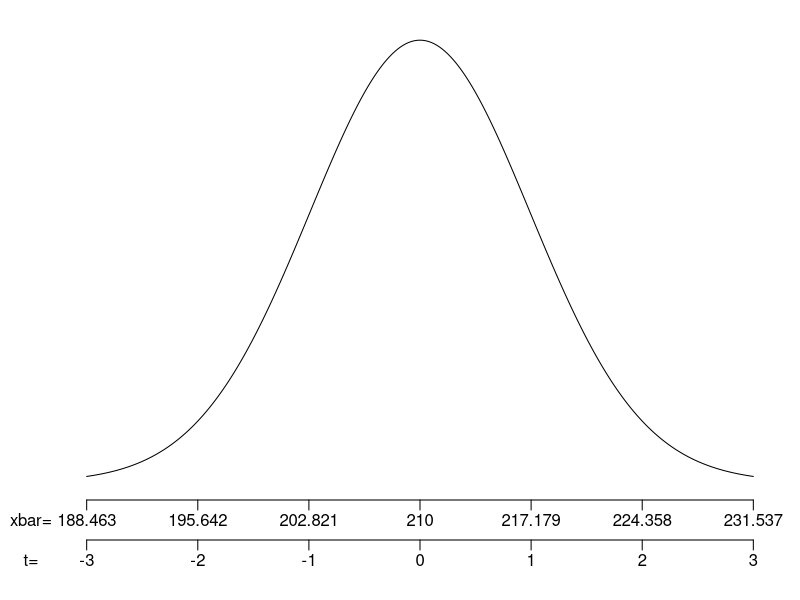

The R source for this figure: (Note: this script raises an error after producing the figure.)
## ---- chunk 1
## THIS NEEDS WORK!!!

## DATA GENERATION
options(scipen=999)
ttalphas = c(0.8, 0.9, 0.95, 0.96, 0.98, 0.99, 0.995, 0.996, 0.998)
alphas = c(0.1,0.05,0.02,0.01)
alpha = sample(alphas,1)
n = sample(c(21:51,seq(56,101,by=5),seq(126,501,by=25)), 1)
df = n-1
ell = alpha/2
tstar = abs(qt(ell,df))
mu = sample(50+(0:20)*10, 1)
s = round(runif(1,2,mu/3),2)

se = round(s/sqrt(n), 3)
while(T){
  t = round(runif(1,tstar-0.2,tstar+0.2),2)
  if(abs(t-tstar)>0.02){break}
  }
xbar = round(mu+t*se,2)
t = round((xbar-mu)/se,2)
pvalue = 2*round(pt(-abs(t),df),4)
if(pvalue < alpha){
  w = "Yes, we reject the null hypothesis."
  sym = "<"
} else {
  w = "No, we do not reject the null hypothesis."
  sym = ">"
}
## ---- chunk 2
par(mar=c(5,3,1,1))
zs = seq(-3,3,length=1000)
ys = dt(zs,df)
plot(zs, ys, 'l',xlim = c(-3,3), ylim = c(0,0.4),
     ann=FALSE,xaxt="n",yaxt="n",
     lwd=1,bty='n')
axis(side=1, line=0, at=-3:3, labels = FALSE)
mtext(mu+(-3:3)*se,side=1,line=0.5,at=-3:3)
mtext(c("xbar="),line=0.5,side=1,at=-3.5)
axis(side=1, line=2,at=-3:3, labels = FALSE)
mtext(-3:3,side=1,line=2.5,at=-3:3)
mtext(c("t="),line=2.5,side=1,at=-3.5)
polygon(c(zs[zs<=-abs(z)], -abs(z), -3),c(ys[zs<=-abs(z)], 0, 0), col=rgb(1,0,0,0.5))
polygon(c(zs[zs>=abs(z)], 3, abs(z)),c(ys[zs>=abs(z)], 0, 0), col=rgb(1,0,0,0.5))
lines(c(-3,3),c(0,0),'l')
text(-2,0.3,label="two-tail area = pvalue")
